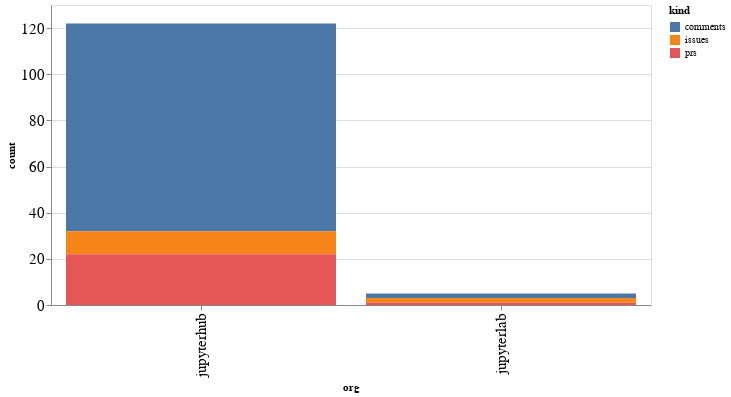

The notebook cell saved with this chart:
### Code cell
alt.Chart(org_summaries, width=600).mark_bar().encode(
    x='org',
    y='count',
    color='kind',
    tooltip="org"
)

### Figure 1 — Vega-Lite specification as saved in the notebook (floating-point values rounded to 4 significant figures)
{"config": {"axisLeft": {"labelFontSize": 15}, "axisBottom": {"labelFontSize": 15}}, "data": {"name": "data-d87cce5d02e18c2dbb5e30047e81609c"}, "mark": "bar", "encoding": {"color": {"type": "nominal", "field": "kind"}, "tooltip": {"type": "nominal", "field": "org"}, "x": {"type": "nominal", "field": "org"}, "y": {"type": "quantitative", "field": "count"}}, "width": 600, "$schema": "https://vega.github.io/schema/vega-lite/v4.8.1.json", "datasets": {"data-d87cce5d02e18c2dbb5e30047e81609c": [{"org": "jupyterhub", "kind": "comments", "count": 90}, {"org": "jupyterhub", "kind": "issues", "count": 10}, {"org": "jupyterhub", "kind": "prs", "count": 22}, {"org": "jupyterlab", "kind": "comments", "count": 2}, {"org": "jupyterlab", "kind": "issues", "count": 2}, {"org": "jupyterlab", "kind": "prs", "count": 1}]}}
